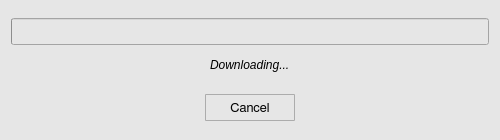
<?xml version="1.0" encoding="UTF-8"?>
<ui version="4.0">
 <class>storeWindow</class>
 <widget class="QWidget" name="storeWindow">
  <property name="geometry">
   <rect>
    <x>0</x>
    <y>0</y>
    <width>500</width>
    <height>140</height>
   </rect>
  </property>
  <property name="minimumSize">
   <size>
    <width>500</width>
    <height>95</height>
   </size>
  </property>
  <property name="maximumSize">
   <size>
    <width>500</width>
    <height>16777215</height>
   </size>
  </property>
  <property name="font">
   <font>
    <family>FreeSans</family>
    <pointsize>10</pointsize>
    <weight>50</weight>
    <bold>false</bold>
    <stylestrategy>PreferAntialias</stylestrategy>
    <kerning>true</kerning>
   </font>
  </property>
  <property name="windowTitle">
   <string>Download</string>
  </property>
  <property name="windowIcon">
   <iconset>
    <normaloff>icons/download_icon.svg</normaloff>icons/download_icon.svg</iconset>
  </property>
  <property name="styleSheet">
   <string notr="true">QWidget {
	background-color: rgb(230,230,230);
}</string>
  </property>
  <layout class="QGridLayout" name="gridLayout">
   <item row="0" column="0">
    <layout class="QVBoxLayout" name="verticalLayout">
     <item>
      <widget class="QProgressBar" name="progressBar">
       <property name="minimumSize">
        <size>
         <width>0</width>
         <height>27</height>
        </size>
       </property>
       <property name="maximumSize">
        <size>
         <width>16777215</width>
         <height>27</height>
        </size>
       </property>
       <property name="font">
        <font>
         <family>FreeSans</family>
         <pointsize>10</pointsize>
         <weight>50</weight>
         <bold>false</bold>
         <kerning>true</kerning>
        </font>
       </property>
       <property name="value">
        <number>0</number>
       </property>
       <property name="textVisible">
        <bool>false</bool>
       </property>
      </widget>
     </item>
     <item>
      <layout class="QHBoxLayout" name="horizontalLayout_2">
       <item>
        <spacer name="horizontalSpacer_2">
         <property name="orientation">
          <enum>Qt::Horizontal</enum>
         </property>
         <property name="sizeHint" stdset="0">
          <size>
           <width>40</width>
           <height>20</height>
          </size>
         </property>
        </spacer>
       </item>
       <item>
        <widget class="QLabel" name="sw_label">
         <property name="minimumSize">
          <size>
           <width>0</width>
           <height>27</height>
          </size>
         </property>
         <property name="maximumSize">
          <size>
           <width>16777215</width>
           <height>27</height>
          </size>
         </property>
         <property name="font">
          <font>
           <italic>true</italic>
          </font>
         </property>
         <property name="text">
          <string>Downloading...</string>
         </property>
        </widget>
       </item>
       <item>
        <spacer name="horizontalSpacer_6">
         <property name="orientation">
          <enum>Qt::Horizontal</enum>
         </property>
         <property name="sizeHint" stdset="0">
          <size>
           <width>40</width>
           <height>20</height>
          </size>
         </property>
        </spacer>
       </item>
      </layout>
     </item>
     <item>
      <spacer name="verticalSpacer">
       <property name="orientation">
        <enum>Qt::Vertical</enum>
       </property>
       <property name="sizeType">
        <enum>QSizePolicy::Fixed</enum>
       </property>
       <property name="sizeHint" stdset="0">
        <size>
         <width>20</width>
         <height>10</height>
        </size>
       </property>
      </spacer>
     </item>
     <item>
      <layout class="QHBoxLayout" name="horizontalLayout">
       <item>
        <spacer name="horizontalSpacer">
         <property name="orientation">
          <enum>Qt::Horizontal</enum>
         </property>
         <property name="sizeHint" stdset="0">
          <size>
           <width>40</width>
           <height>20</height>
          </size>
         </property>
        </spacer>
       </item>
       <item>
        <widget class="QToolButton" name="sw_button">
         <property name="minimumSize">
          <size>
           <width>90</width>
           <height>27</height>
          </size>
         </property>
         <property name="maximumSize">
          <size>
           <width>110</width>
           <height>27</height>
          </size>
         </property>
         <property name="font">
          <font>
           <family>FreeSans</family>
           <pointsize>10</pointsize>
           <weight>50</weight>
           <bold>false</bold>
           <stylestrategy>PreferDefault</stylestrategy>
           <kerning>true</kerning>
          </font>
         </property>
         <property name="styleSheet">
          <string notr="true">QToolButton {
	border: 1px solid #acacac;
	border-radius: 1px;
	background-color: qlineargradient(x1:0, y1:0, x2:0, y2:1,
									stop:0 #f0f0f0, stop:1 #e5e5e5);
}

QToolButton:hover {
	border: 1px solid #7eb4ea;
	border-radius: 1px;
	background-color: qlineargradient(x1:0, y1:0, x2:0, y2:1,
									stop:0 #ecf4fc, stop:1 #dcecfc);
}

QToolButton:pressed {
	border: 1px solid #579de5;
	border-radius: 1px;
	background-color: qlineargradient(x1:0, y1:0, x2:0, y2:1,
									stop:0 #daecfc, stop:1 #c4e0fc);
}</string>
         </property>
         <property name="text">
          <string>Cancel</string>
         </property>
        </widget>
       </item>
       <item>
        <spacer name="horizontalSpacer_3">
         <property name="orientation">
          <enum>Qt::Horizontal</enum>
         </property>
         <property name="sizeHint" stdset="0">
          <size>
           <width>40</width>
           <height>20</height>
          </size>
         </property>
        </spacer>
       </item>
      </layout>
     </item>
    </layout>
   </item>
  </layout>
 </widget>
 <resources/>
 <connections/>
</ui>
